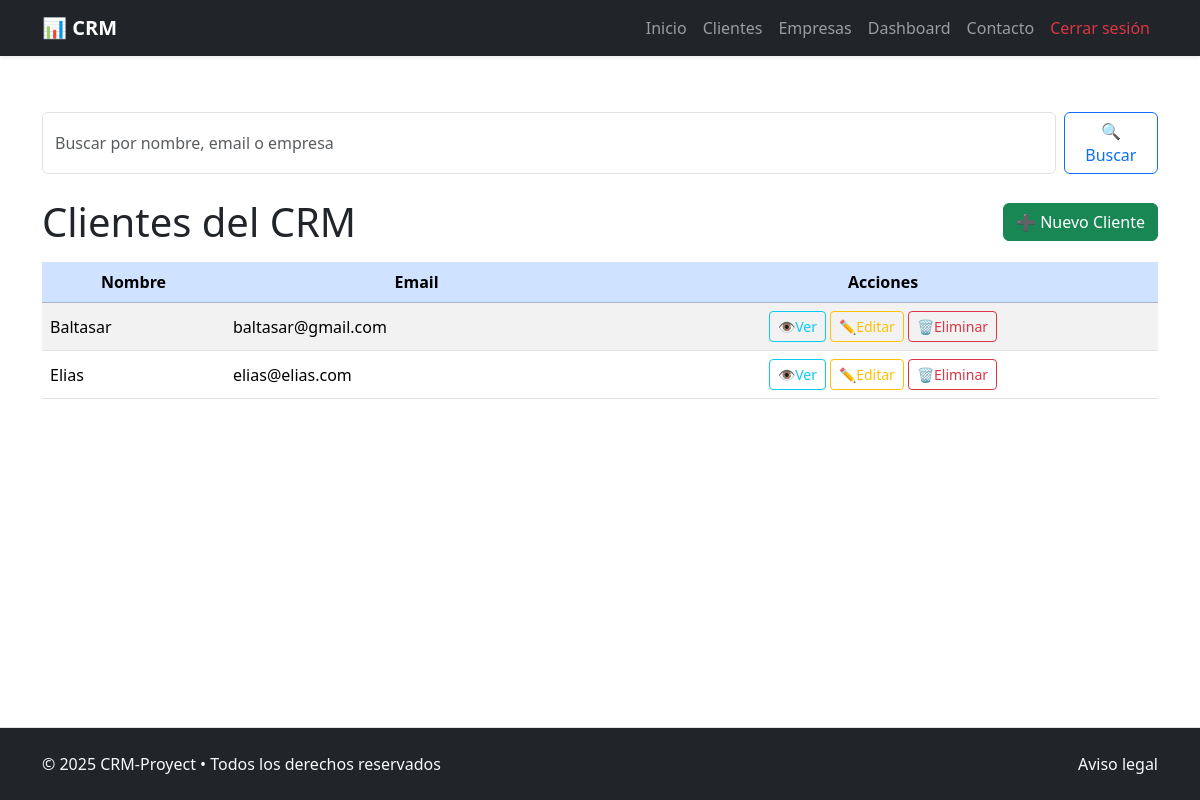
/client/list/ (signed in), run on an earlier commit of the app's database.
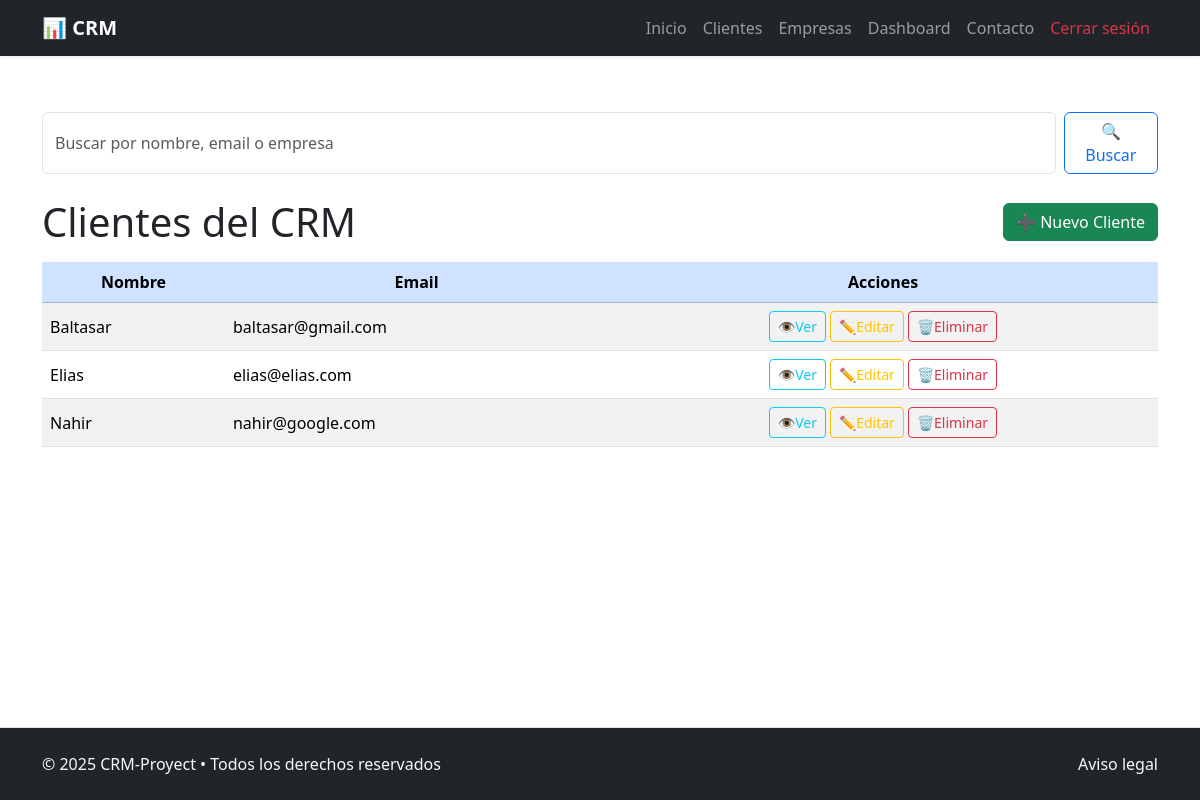
And on a later commit of the database.
### crm_app/models.py (models this page shows, shortened)
class Client(models.Model):
    name = models.CharField(max_length=255) #Nombre del cliente
    email = models.EmailField(unique=True) #Email del cliente
    phone = models.CharField(max_length=50, blank=True) #Telefono del cliente
    company = models.ForeignKey(
        Company, on_delete=models.SET_NULL, blank=True, null=True,
        related_name='clients') #Empresa del cliente
    assigned_to = models.ForeignKey(
        User, on_delete=models.SET_NULL, blank=True, null=True,
        related_name='clients') #Asignado a tal usuario
    created_at = models.DateTimeField(auto_now_add=True) #Fecha de creación
    updated_at = models.DateTimeField(auto_now=True) #Fecha de ultima actualización

### crm_app/views.py (the view)
# urls.py: path("client/list/", ClientListView.as_view(), name="client_list"),
@method_decorator(login_required, name='dispatch')
class ClientListView(ListView):
    model = Client
    template_name = '../templates/clients/client_list.html'
    context_object_name = 'clients'
    def get_queryset(self):
        queryset = super().get_queryset()
        search_query = self.request.GET.get('q', '')
        if search_query:
            queryset = queryset.filter(
                Q(name__icontains=search_query) |
                Q(email__icontains=search_query) |
                Q(company__name__icontains=search_query)
            )
        return queryset
    def get_context_data(self, **kwargs):
        context = super().get_context_data(**kwargs)
        context['search_query'] = self.request.GET.get('q', '')
        return context

### crm_project/templates/clients/client_list.html (shortened to what this page needs)
{% extends "general/layout.html" %}
{% block page_content %}
<div class="container my-5">
    <form method="get" class="mb-4 d-flex" role="search">
        <input
            type="text"
            name="q"
            class="form-control me-2"
            placeholder="Buscar por nombre, email o empresa"
            value="{{ search_query }}"
        >
        <button type="submit" class="btn btn-outline-primary">🔍 Buscar</button>
    </form>
    <div class="d-flex justify-content-between align-items-center mb-3">
        <h1 class="mb-0">Clientes del CRM</h1>
        <a href="{% url 'client_create' %}" class="btn btn-success">
            ➕ Nuevo Cliente
        </a>
    </div>
    <div class="table-responsive">
        <table class="table table-striped table-hover align-middle">
            <thead class="table-primary text-center">
                <tr>
                    <th>Nombre</th>
                    <th>Email</th>
                    <th>Acciones</th>
                </tr>
            </thead>
            <tbody>
                {% for client in clients %}
                <tr>
                    <td>{{ client.name|default_if_none:"Sin especificar" }}</td>
                    <td>{{ client.email|default_if_none:"Sin especificar" }}</td>
                    <td class="text-center">
                        <a href="{% url 'client_detail' client.pk %}" class="btn btn-sm btn-outline-info">👁Ver</a>
                        <a href="{% url 'client_update' client.pk %}" class="btn btn-sm btn-outline-warning">✏️Editar</a>
                        <a href="{% url 'client_delete' client.pk %}" class="btn btn-sm btn-outline-danger">🗑Eliminar</a>
                    </td>
                </tr>
                {% empty %}
                <tr>
                    <td colspan="5" class="text-center text-muted">No hay clientes cargados aún.</td>
                </tr>
                {% endfor %}
            </tbody>
        </table>
    </div>
</div>
{% endblock %}

What changed in the data, as far as the page shows it:
added Client: name "Nahir", email "nahir@google.com"
